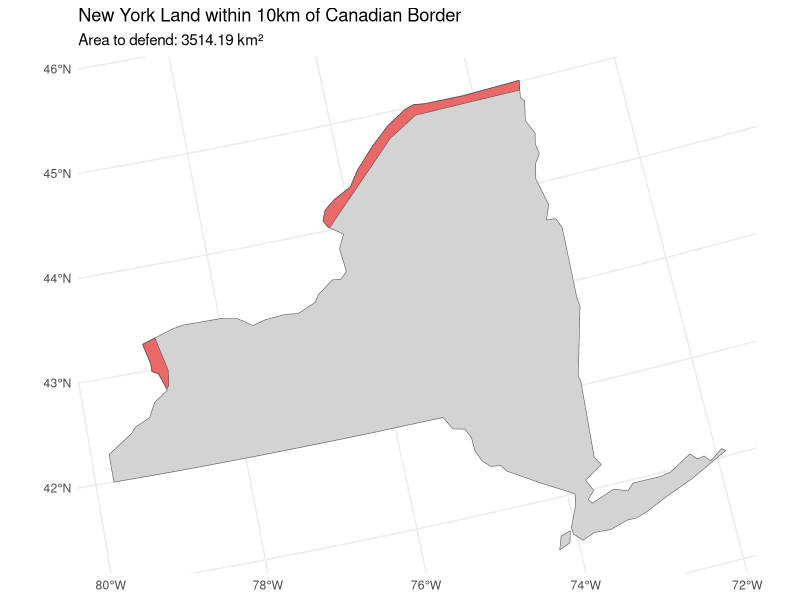

Write R code to recreate this figure.
## ---- chunk 1
options(repos = c(CRAN = "https://cloud.r-project.org"))
## ---- chunk 2
options(repos = c(CRAN = "https://cloud.r-project.org"))

## ---- chunk 3
# Load required libraries
install.packages("spData")
library(sf)
library(tidyverse)
library(spData)
library(units)
## ---- chunk 4
# Load datasets
data(world)
data(us_states)
## ---- chunk 5
# Define Albers Equal Area projection
albers <- "+proj=aea +lat_1=29.5 +lat_2=45.5 +lat_0=37.5 +lon_0=-96 +x_0=0 +y_0=0 +ellps=GRS80 +datum=NAD83 +units=m +no_defs"
## ---- chunk 6
# Transform data to Albers projection
world_albers <- st_transform(world, albers)
states_albers <- st_transform(us_states, albers)

## ---- chunk 7
# Extract New York and Canada
ny <- states_albers %>% 
  filter(NAME == "New York")

canada <- world_albers %>%
  filter(name_long == "Canada")

## ---- chunk 8
# Create 10km buffer around Canadian border
canada_buffer <- st_buffer(canada, dist = 10000)

# Intersect buffer with NY to get land within 10km of border
ny_buffer <- st_intersection(ny, canada_buffer)

# Calculate area
area_km2 <- st_area(ny_buffer) %>%
  set_units(km^2) %>%
  round(2)

# Plot the result
ggplot() +
  geom_sf(data = ny, fill = "lightgray") +
  geom_sf(data = ny_buffer, fill = "red", alpha = 0.5) +
  theme_minimal() +
  ggtitle("New York Land within 10km of Canadian Border",
          subtitle = paste0("Area to defend: 3514.19 km\u00B2"))
